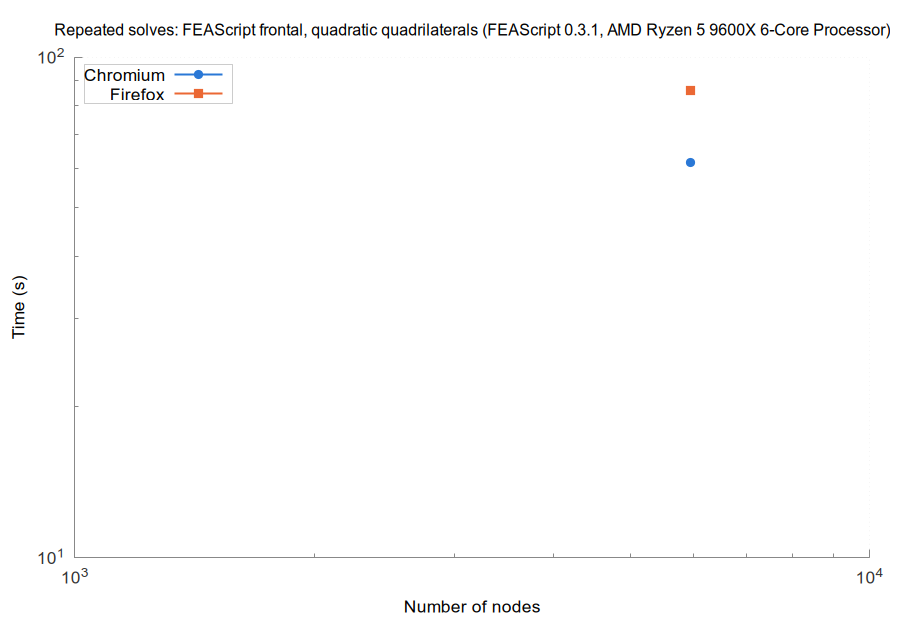

This figure's gnuplot source:
set terminal pngcairo size 900,620 font 'Arial,13'
set border 3 lc rgb '#888888'; set tics nomirror tc rgb '#333333'
set grid lc rgb '#e6e6e6' lw 1; set key top left box lc rgb '#cccccc' opaque
set logscale xy; set format y '10^{%L}'; set format x '10^{%L}'
set output 'browsers_FEAScript_frontal_quadratic_quadrilaterals_repeated.png'
set title 'Repeated solves: FEAScript frontal, quadratic quadrilaterals (FEAScript 0.3.1, AMD Ryzen 5 9600X 6-Core Processor)' font 'Arial,12'
set xlabel 'Number of nodes'
set ylabel 'Time (s)'
plot 'browsers_FEAScript_frontal_quadratic_quadrilaterals_repeated_chromium.dat' u 1:2 w lp lw 2 pt 7 ps 1.2 lc rgb '#2a78d6' t 'Chromium', \
     'browsers_FEAScript_frontal_quadratic_quadrilaterals_repeated_firefox.dat' u 1:2 w lp lw 2 pt 5 ps 1.2 lc rgb '#eb6834' t 'Firefox'
